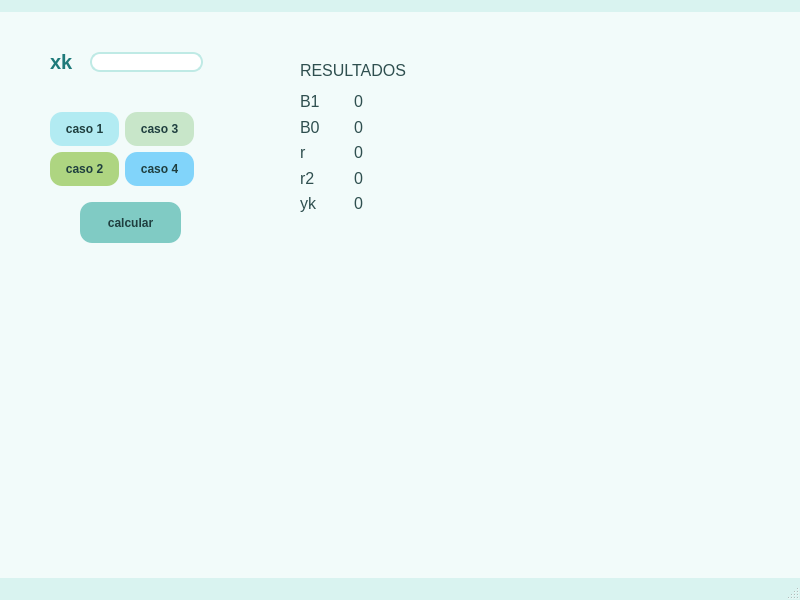
<?xml version="1.0" encoding="UTF-8"?>
<ui version="4.0">
 <class>MainWindow</class>
 <widget class="QMainWindow" name="MainWindow">
  <property name="geometry">
   <rect>
    <x>0</x>
    <y>0</y>
    <width>800</width>
    <height>600</height>
   </rect>
  </property>
  <property name="windowTitle">
   <string>MainWindow</string>
  </property>
  <property name="styleSheet">
   <string notr="true">/* =========================
   ESTILO GENERAL
   ========================= */
QMainWindow {
    background-color: #F2FBFA; /* azul-verdoso muy claro */
    font-family: &quot;Segoe UI&quot;, &quot;Arial&quot;;
    font-size: 16px;
    color: #2F4F4F;
}

QWidget#centralwidget {
    background-color: transparent;
}

/* =========================
   MENU BAR
   ========================= */
QMenuBar {
    background-color: #D9F3F0; /* verde-azul suave */
    padding: 6px;
    border: none;
}

QMenuBar::item {
    background: transparent;
    padding: 6px 12px;
    border-radius: 8px;
}

QMenuBar::item:selected {
    background-color: #AEE6E1;
}

/* =========================
   MENUS DESPLEGABLES
   ========================= */
QMenu {
    background-color: #FFFFFF;
    border: 1px solid #BFEAE5;
    border-radius: 10px;
    padding: 6px;
}

QMenu::item {
    padding: 8px 20px;
    border-radius: 6px;
}

QMenu::item:selected {
    background-color: #E6FAF8;
}

/* =========================
   LABELS
   ========================= */
QLabel {
    color: #2F4F4F;
    font-size: 16px;
}

/* Puedes usar este para títulos (opcional) */
QLabel#label {
    font-size: 20px;
    font-weight: bold;
    color: #1F7A7A;
}

/* =========================
   INPUT (QLineEdit)
   ========================= */
QLineEdit {
    background-color: #FFFFFF;
    border: 1.5px solid #BFEAE5;
    border-radius: 10px;
    padding: 8px;
    color: #2F4F4F;
}

QLineEdit:focus {
    border: 2px solid #4DB6AC; /* verde aqua */
    background-color: #F5FFFE;
}

/* =========================
   BOTONES PRINCIPALES
   ========================= */
QPushButton {
    background-color: #B2EBF2; /* azul claro */
    border: none;
    border-radius: 12px;
    padding: 10px 16px;
    color: #1F3F3F;
    font-weight: bold;
}

QPushButton:hover {
    background-color: #80DEEA;
}

QPushButton:pressed {
    background-color: #4DD0E1;
}

/* =========================
   BOTÓN SECUNDARIO
   ========================= */
QPushButton#pushButton_2 {
    background-color: #C8E6C9; /* verde claro */
}

QPushButton#pushButton_2:hover {
    background-color: #A5D6A7;
}

/* =========================
   VARIACIÓN BOTONES (opcionales)
   ========================= */
QPushButton#pushButton_3 {
    background-color: #AED581;
}

QPushButton#pushButton_4 {
    background-color: #81D4FA;
}

QPushButton#pushButton_5 {
    background-color: #80CBC4;
}

/* =========================
   STATUS BAR
   ========================= */
QStatusBar {
    background-color: #D9F3F0;
    color: #2F4F4F;
}

/* =========================
   SCROLLBAR (EXTRA PRO)
   ========================= */
QScrollBar:vertical {
    background: #E0F7F5;
    width: 10px;
    margin: 2px;
    border-radius: 5px;
}

QScrollBar::handle:vertical {
    background: #80CBC4;
    border-radius: 5px;
}

QScrollBar::handle:vertical:hover {
    background: #4DB6AC;
}

/* =========================
   TOOLTIP
   ========================= */
QToolTip {
    background-color: #FFFFFF;
    color: #2F4F4F;
    border: 1px solid #BFEAE5;
    padding: 6px;
    border-radius: 6px;
}</string>
  </property>
  <widget class="QWidget" name="centralwidget">
   <widget class="QLabel" name="label">
    <property name="geometry">
     <rect>
      <x>50</x>
      <y>40</y>
      <width>31</width>
      <height>20</height>
     </rect>
    </property>
    <property name="text">
     <string>xk</string>
    </property>
   </widget>
   <widget class="QLineEdit" name="lineEdit">
    <property name="geometry">
     <rect>
      <x>90</x>
      <y>40</y>
      <width>113</width>
      <height>20</height>
     </rect>
    </property>
   </widget>
   <widget class="QPushButton" name="pushButton_5">
    <property name="geometry">
     <rect>
      <x>80</x>
      <y>190</y>
      <width>101</width>
      <height>41</height>
     </rect>
    </property>
    <property name="text">
     <string>calcular</string>
    </property>
   </widget>
   <widget class="QLabel" name="label_2">
    <property name="geometry">
     <rect>
      <x>300</x>
      <y>50</y>
      <width>111</width>
      <height>16</height>
     </rect>
    </property>
    <property name="text">
     <string>RESULTADOS</string>
    </property>
   </widget>
   <widget class="QWidget" name="">
    <property name="geometry">
     <rect>
      <x>50</x>
      <y>100</y>
      <width>144</width>
      <height>74</height>
     </rect>
    </property>
    <layout class="QGridLayout" name="gridLayout">
     <item row="0" column="0">
      <widget class="QPushButton" name="pushButton">
       <property name="text">
        <string>caso 1</string>
       </property>
      </widget>
     </item>
     <item row="0" column="1">
      <widget class="QPushButton" name="pushButton_2">
       <property name="text">
        <string>caso 3</string>
       </property>
      </widget>
     </item>
     <item row="1" column="0">
      <widget class="QPushButton" name="pushButton_3">
       <property name="text">
        <string>caso 2</string>
       </property>
      </widget>
     </item>
     <item row="1" column="1">
      <widget class="QPushButton" name="pushButton_4">
       <property name="text">
        <string>caso 4</string>
       </property>
      </widget>
     </item>
    </layout>
   </widget>
   <widget class="QWidget" name="">
    <property name="geometry">
     <rect>
      <x>300</x>
      <y>80</y>
      <width>101</width>
      <height>121</height>
     </rect>
    </property>
    <layout class="QGridLayout" name="gridLayout_2">
     <item row="0" column="0">
      <widget class="QLabel" name="label_3">
       <property name="text">
        <string>B1</string>
       </property>
      </widget>
     </item>
     <item row="0" column="1">
      <widget class="QLabel" name="label_12">
       <property name="text">
        <string>0</string>
       </property>
      </widget>
     </item>
     <item row="1" column="0">
      <widget class="QLabel" name="label_4">
       <property name="text">
        <string>B0</string>
       </property>
      </widget>
     </item>
     <item row="1" column="1">
      <widget class="QLabel" name="label_11">
       <property name="text">
        <string>0</string>
       </property>
      </widget>
     </item>
     <item row="2" column="0">
      <widget class="QLabel" name="label_5">
       <property name="text">
        <string>r</string>
       </property>
      </widget>
     </item>
     <item row="2" column="1">
      <widget class="QLabel" name="label_10">
       <property name="text">
        <string>0</string>
       </property>
      </widget>
     </item>
     <item row="3" column="0">
      <widget class="QLabel" name="label_6">
       <property name="text">
        <string>r2</string>
       </property>
      </widget>
     </item>
     <item row="3" column="1">
      <widget class="QLabel" name="label_9">
       <property name="text">
        <string>0</string>
       </property>
      </widget>
     </item>
     <item row="4" column="0">
      <widget class="QLabel" name="label_7">
       <property name="text">
        <string>yk</string>
       </property>
      </widget>
     </item>
     <item row="4" column="1">
      <widget class="QLabel" name="label_8">
       <property name="text">
        <string>0</string>
       </property>
      </widget>
     </item>
    </layout>
   </widget>
  </widget>
  <widget class="QMenuBar" name="menubar">
   <property name="geometry">
    <rect>
     <x>0</x>
     <y>0</y>
     <width>800</width>
     <height>40</height>
    </rect>
   </property>
  </widget>
  <widget class="QStatusBar" name="statusbar"/>
 </widget>
 <resources/>
 <connections/>
</ui>
